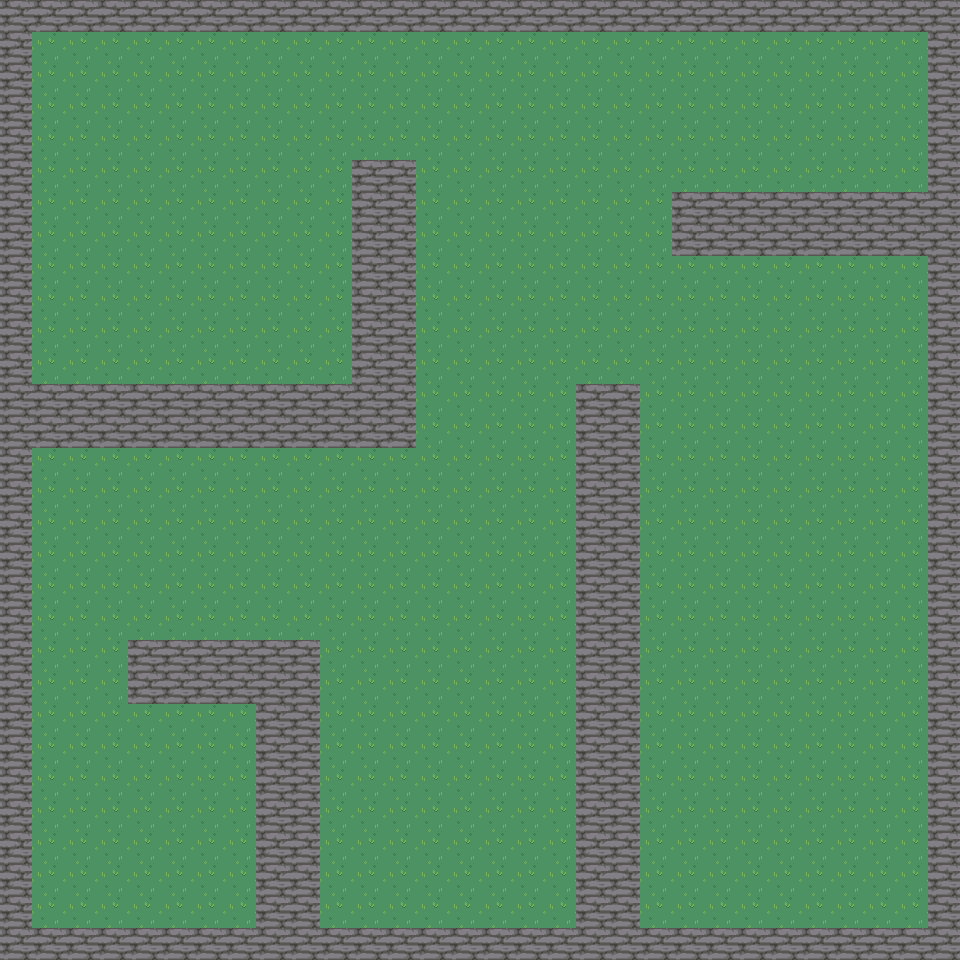

This game map was drawn from its Tiled (.tmx) file and the tilesets committed beside it. A one-line description and the full map source follow:
An orthogonal 30x30 tile map with 32x32 px tiles, 3 tile layers (background, walls, water).

<map version="1.8" tiledversion="1.8.4" orientation="orthogonal" renderorder="right-down" width="30" height="30" tilewidth="32" tileheight="32" infinite="0" nextlayerid="4" nextobjectid="1">
 <tileset firstgid="1" source="nature.tsx" />
 <layer id="1" name="background" width="30" height="30">
  <data encoding="csv">
41,41,41,41,41,41,41,41,41,41,41,41,41,41,41,41,41,41,41,41,41,41,41,41,41,41,41,41,41,41,
41,41,41,41,41,41,41,41,41,41,41,41,41,41,41,41,41,41,41,41,41,41,41,41,41,41,41,41,41,41,
41,41,41,41,41,41,41,41,41,41,41,41,41,41,41,41,41,41,41,41,41,41,41,41,41,41,41,41,41,41,
41,41,41,41,41,41,41,41,41,41,41,41,41,41,41,41,41,41,41,41,41,41,41,41,41,41,41,41,41,41,
41,41,41,41,41,41,41,41,41,41,41,41,41,41,41,41,41,41,41,41,41,41,41,41,41,41,41,41,41,41,
41,41,41,41,41,41,41,41,41,41,41,41,41,41,41,41,41,41,41,41,41,41,41,41,41,41,41,41,41,41,
41,41,41,41,41,41,41,41,41,41,41,41,41,41,41,41,41,41,41,41,41,41,41,41,41,41,41,41,41,41,
41,41,41,41,41,41,41,41,41,41,41,41,41,41,41,41,41,41,41,41,41,41,41,41,41,41,41,41,41,41,
41,41,41,41,41,41,41,41,41,41,41,41,41,41,41,41,41,41,41,41,41,41,41,41,41,41,41,41,41,41,
41,41,41,41,41,41,41,41,41,41,41,41,41,41,41,41,41,41,41,41,41,41,41,41,41,41,41,41,41,41,
41,41,41,41,41,41,41,41,41,41,41,41,41,41,41,41,41,41,41,41,41,41,41,41,41,41,41,41,41,41,
41,41,41,41,41,41,41,41,41,41,41,41,41,41,41,41,41,41,41,41,41,41,41,41,41,41,41,41,41,41,
41,41,41,41,41,41,41,41,41,41,41,41,41,41,41,41,41,41,41,41,41,41,41,41,41,41,41,41,41,41,
41,41,41,41,41,41,41,41,41,41,41,41,41,41,41,41,41,41,41,41,41,41,41,41,41,41,41,41,41,41,
41,41,41,41,41,41,41,41,41,41,41,41,41,41,41,41,41,41,41,41,41,41,41,41,41,41,41,41,41,41,
41,41,41,41,41,41,41,41,41,41,41,41,41,41,41,41,41,41,41,41,41,41,41,41,41,41,41,41,41,41,
41,41,41,41,41,41,41,41,41,41,41,41,41,41,41,41,41,41,41,41,41,41,41,41,41,41,41,41,41,41,
41,41,41,41,41,41,41,41,41,41,41,41,41,41,41,41,41,41,41,41,41,41,41,41,41,41,41,41,41,41,
41,41,41,41,41,41,41,41,41,41,41,41,41,41,41,41,41,41,41,41,41,41,41,41,41,41,41,41,41,41,
41,41,41,41,41,41,41,41,41,41,41,41,41,41,41,41,41,41,41,41,41,41,41,41,41,41,41,41,41,41,
41,41,41,41,41,41,41,41,41,41,41,41,41,41,41,41,41,41,41,41,41,41,41,41,41,41,41,41,41,41,
41,41,41,41,41,41,41,41,41,41,41,41,41,41,41,41,41,41,41,41,41,41,41,41,41,41,41,41,41,41,
41,41,41,41,41,41,41,41,41,41,41,41,41,41,41,41,41,41,41,41,41,41,41,41,41,41,41,41,41,41,
41,41,41,41,41,41,41,41,41,41,41,41,41,41,41,41,41,41,41,41,41,41,41,41,41,41,41,41,41,41,
41,41,41,41,41,41,41,41,41,41,41,41,41,41,41,41,41,41,41,41,41,41,41,41,41,41,41,41,41,41,
41,41,41,41,41,41,41,41,41,41,41,41,41,41,41,41,41,41,41,41,41,41,41,41,41,41,41,41,41,41,
41,41,41,41,41,41,41,41,41,41,41,41,41,41,41,41,41,41,41,41,41,41,41,41,41,41,41,41,41,41,
41,41,41,41,41,41,41,41,41,41,41,41,41,41,41,41,41,41,41,41,41,41,41,41,41,41,41,41,41,41,
41,41,41,41,41,41,41,41,41,41,41,41,41,41,41,41,41,41,41,41,41,41,41,41,41,41,41,41,41,41,
41,41,41,41,41,41,41,41,41,41,41,41,41,41,41,41,41,41,41,41,41,41,41,41,41,41,41,41,41,41
</data>
 </layer>
 <layer id="2" name="walls" width="30" height="30">
  <data encoding="csv">
44,44,44,44,44,44,44,44,44,44,44,44,44,44,44,44,44,44,44,44,44,44,44,44,44,44,44,44,44,44,
44,0,0,0,0,0,0,0,0,0,0,0,0,0,0,0,0,0,0,0,0,0,0,0,0,0,0,0,0,44,
44,0,0,0,0,0,0,0,0,0,0,0,0,0,0,0,0,0,0,0,0,0,0,0,0,0,0,0,0,44,
44,0,0,0,0,0,0,0,0,0,0,0,0,0,0,0,0,0,0,0,0,0,0,0,0,0,0,0,0,44,
44,0,0,0,0,0,0,0,0,0,0,0,0,0,0,0,0,0,0,0,0,0,0,0,0,0,0,0,0,44,
44,0,0,0,0,0,0,0,0,0,0,44,44,0,0,0,0,0,0,0,0,0,0,0,0,0,0,0,0,44,
44,0,0,0,0,0,0,0,0,0,0,44,44,0,0,0,0,0,0,0,0,44,44,44,44,44,44,44,44,44,
44,0,0,0,0,0,0,0,0,0,0,44,44,0,0,0,0,0,0,0,0,44,44,44,44,44,44,44,44,44,
44,0,0,0,0,0,0,0,0,0,0,44,44,0,0,0,0,0,0,0,0,0,0,0,0,0,0,0,0,44,
44,0,0,0,0,0,0,0,0,0,0,44,44,0,0,0,0,0,0,0,0,0,0,0,0,0,0,0,0,44,
44,0,0,0,0,0,0,0,0,0,0,44,44,0,0,0,0,0,0,0,0,0,0,0,0,0,0,0,0,44,
44,0,0,0,0,0,0,0,0,0,0,44,44,0,0,0,0,0,0,0,0,0,0,0,0,0,0,0,0,44,
44,44,44,44,44,44,44,44,44,44,44,44,44,0,0,0,0,0,44,44,0,0,0,0,0,0,0,0,0,44,
44,44,44,44,44,44,44,44,44,44,44,44,44,0,0,0,0,0,44,44,0,0,0,0,0,0,0,0,0,44,
44,0,0,0,0,0,0,0,0,0,0,0,0,0,0,0,0,0,44,44,0,0,0,0,0,0,0,0,0,44,
44,0,0,0,0,0,0,0,0,0,0,0,0,0,0,0,0,0,44,44,0,0,0,0,0,0,0,0,0,44,
44,0,0,0,0,0,0,0,0,0,0,0,0,0,0,0,0,0,44,44,0,0,0,0,0,0,0,0,0,44,
44,0,0,0,0,0,0,0,0,0,0,0,0,0,0,0,0,0,44,44,0,0,0,0,0,0,0,0,0,44,
44,0,0,0,0,0,0,0,0,0,0,0,0,0,0,0,0,0,44,44,0,0,0,0,0,0,0,0,0,44,
44,0,0,0,0,0,0,0,0,0,0,0,0,0,0,0,0,0,44,44,0,0,0,0,0,0,0,0,0,44,
44,0,0,0,44,44,44,44,44,44,0,0,0,0,0,0,0,0,44,44,0,0,0,0,0,0,0,0,0,44,
44,0,0,0,44,44,44,44,44,44,0,0,0,0,0,0,0,0,44,44,0,0,0,0,0,0,0,0,0,44,
44,0,0,0,0,0,0,0,44,44,0,0,0,0,0,0,0,0,44,44,0,0,0,0,0,0,0,0,0,44,
44,0,0,0,0,0,0,0,44,44,0,0,0,0,0,0,0,0,44,44,0,0,0,0,0,0,0,0,0,44,
44,0,0,0,0,0,0,0,44,44,0,0,0,0,0,0,0,0,44,44,0,0,0,0,0,0,0,0,0,44,
44,0,0,0,0,0,0,0,44,44,0,0,0,0,0,0,0,0,44,44,0,0,0,0,0,0,0,0,0,44,
44,0,0,0,0,0,0,0,44,44,0,0,0,0,0,0,0,0,44,44,0,0,0,0,0,0,0,0,0,44,
44,0,0,0,0,0,0,0,44,44,0,0,0,0,0,0,0,0,44,44,0,0,0,0,0,0,0,0,0,44,
44,0,0,0,0,0,0,0,44,44,0,0,0,0,0,0,0,0,44,44,0,0,0,0,0,0,0,0,0,44,
44,44,44,44,44,44,44,44,44,44,44,44,44,44,44,44,44,44,44,44,44,44,44,44,44,44,44,44,44,44
</data>
 </layer>
 <layer id="3" name="water" width="30" height="30">
  <data encoding="csv">
0,0,0,0,0,0,0,0,0,0,0,0,0,0,0,0,0,0,0,0,0,0,0,0,0,0,0,0,0,0,
0,0,0,0,0,0,0,0,0,0,0,0,0,0,0,0,0,0,0,0,0,0,0,0,0,0,0,0,0,0,
0,0,0,0,0,0,0,0,0,0,0,0,0,0,0,0,0,0,0,0,0,0,0,0,0,0,0,0,0,0,
0,0,0,0,0,0,0,0,0,0,0,0,0,0,0,0,0,0,0,0,0,0,0,0,0,0,0,0,0,0,
0,0,0,0,0,0,0,0,0,0,0,0,0,0,0,0,0,0,0,0,0,0,0,0,0,0,0,0,0,0,
0,0,0,0,0,0,0,0,0,0,0,0,0,0,0,0,0,0,0,0,0,0,0,0,0,0,0,0,0,0,
0,0,0,0,0,0,0,0,0,0,0,0,0,0,0,0,0,0,0,0,0,0,0,0,0,0,0,0,0,0,
0,0,0,0,0,0,0,0,0,0,0,0,0,0,0,0,0,0,0,0,0,0,0,0,0,0,0,0,0,0,
0,0,0,0,0,0,0,0,0,0,0,0,0,0,0,0,0,0,0,0,0,0,0,0,0,0,0,0,0,0,
0,0,0,0,0,0,0,0,0,0,0,0,0,0,0,0,0,0,0,0,0,0,0,0,0,0,0,0,0,0,
0,0,0,0,0,0,0,0,0,0,0,0,0,0,0,0,0,0,0,0,0,0,0,0,0,0,0,0,0,0,
0,0,0,0,0,0,0,0,0,0,0,0,0,0,0,0,0,0,0,0,0,0,0,0,0,0,0,0,0,0,
0,0,0,0,0,0,0,0,0,0,0,0,0,0,0,0,0,0,0,0,0,0,0,0,0,0,0,0,0,0,
0,0,0,0,0,0,0,0,0,0,0,0,0,0,0,0,0,0,0,0,0,0,0,0,0,0,0,0,0,0,
0,0,0,0,0,0,0,0,0,0,0,0,0,0,0,0,0,0,0,0,0,0,0,0,0,0,0,0,0,0,
0,0,0,0,0,0,0,0,0,0,0,0,0,0,0,0,0,0,0,0,0,0,0,0,0,0,0,0,0,0,
0,0,0,0,0,0,0,0,0,0,0,0,0,0,0,0,0,0,0,0,0,0,0,0,0,0,0,0,0,0,
0,0,0,0,0,0,0,0,0,0,0,0,0,0,0,0,0,0,0,0,0,0,0,0,0,0,0,0,0,0,
0,0,0,0,0,0,0,0,0,0,0,0,0,0,0,0,0,0,0,0,0,0,0,0,0,0,0,0,0,0,
0,0,0,0,0,0,0,0,0,0,0,0,0,0,0,0,0,0,0,0,0,0,0,0,0,0,0,0,0,0,
0,0,0,0,0,0,0,0,0,0,0,0,0,0,0,0,0,0,0,0,0,0,0,0,0,0,0,0,0,0,
0,0,0,0,0,0,0,0,0,0,0,0,0,0,0,0,0,0,0,0,0,0,0,0,0,0,0,0,0,0,
0,0,0,0,0,0,0,0,0,0,0,0,0,0,0,0,0,0,0,0,0,0,0,0,0,0,0,0,0,0,
0,0,0,0,0,0,0,0,0,0,0,0,0,0,0,0,0,0,0,0,0,0,0,0,0,0,0,0,0,0,
0,0,0,0,0,0,0,0,0,0,0,0,0,0,0,0,0,0,0,0,0,0,0,0,0,0,0,0,0,0,
0,0,0,0,0,0,0,0,0,0,0,0,0,0,0,0,0,0,0,0,0,0,0,0,0,0,0,0,0,0,
0,0,0,0,0,0,0,0,0,0,0,0,0,0,0,0,0,0,0,0,0,0,0,0,0,0,0,0,0,0,
0,0,0,0,0,0,0,0,0,0,0,0,0,0,0,0,0,0,0,0,0,0,0,0,0,0,0,0,0,0,
0,0,0,0,0,0,0,0,0,0,0,0,0,0,0,0,0,0,0,0,0,0,0,0,0,0,0,0,0,0,
0,0,0,0,0,0,0,0,0,0,0,0,0,0,0,0,0,0,0,0,0,0,0,0,0,0,0,0,0,0
</data>
 </layer>
</map>
